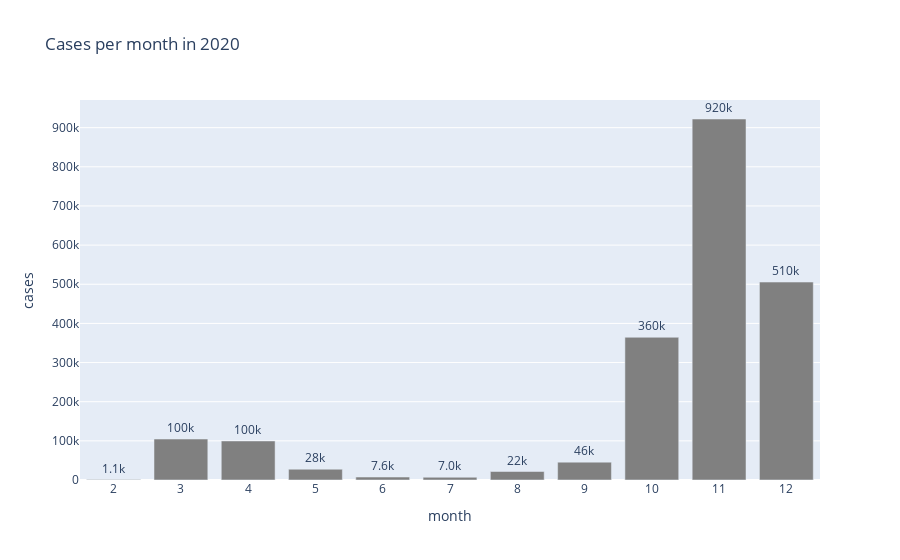

The notebook cell this image was saved under:
### Code cell
df_cases_2020=deaths_ita_2020.pivot_table(index='month', values='cases', aggfunc='sum').reset_index()

fig = px.bar(df_cases_2020, x="month", y="cases", title='Cases per month in 2020', text_auto='.2s')
fig.update_traces(marker_color='grey')
fig.update_xaxes(type='category')
fig.update_traces(textfont_size=12, textangle=0, textposition="outside", cliponaxis=False)
fig.show()

### Figure 1 — Plotly figure (JSON) as saved in the notebook; plotly's stock layout.template omitted (floating-point values rounded to 4 significant figures)
{"data": [{"alignmentgroup": "True", "cliponaxis": false, "hovertemplate": "month=%{x}<br>cases=%{y}<extra></extra>", "legendgroup": "", "marker": {"color": "grey", "pattern": {"shape": ""}}, "name": "", "offsetgroup": "", "orientation": "v", "showlegend": false, "textangle": 0, "textfont": {"size": 12}, "textposition": "outside", "texttemplate": "%{y:.2s}", "type": "bar", "x": [2, 3, 4, 5, 6, 7, 8, 9, 10, 11, 12], "xaxis": "x", "y": [1128, 104664, 99671, 27556, 7559, 6959, 21677, 45647, 364569, 922124, 505612], "yaxis": "y"}], "layout": {"barmode": "relative", "legend": {"tracegroupgap": 0}, "title": {"text": "Cases per month in 2020"}, "xaxis": {"anchor": "y", "domain": [0, 1], "title": {"text": "month"}, "type": "category"}, "yaxis": {"anchor": "x", "domain": [0, 1], "title": {"text": "cases"}}}}
